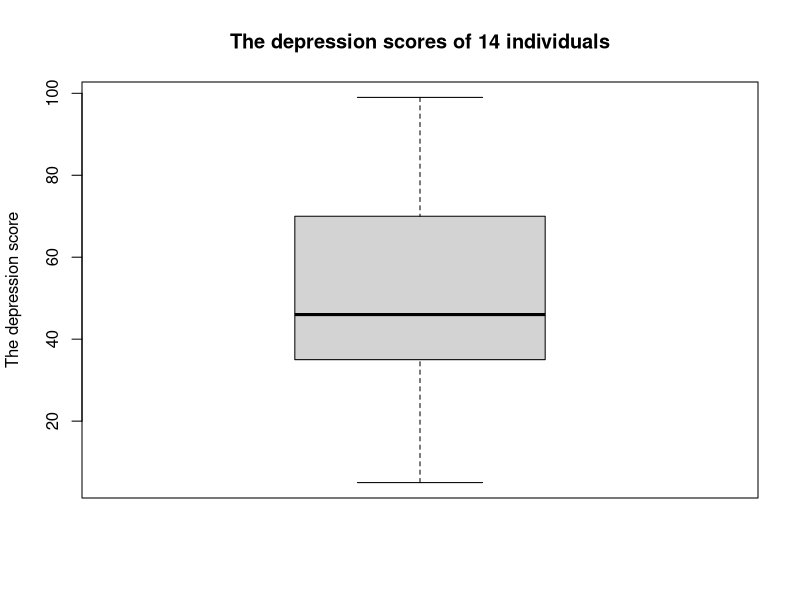

Reproduce this figure in R.
## ---- chunk 1
knitr::opts_chunk$set(echo = TRUE) 
## ---- chunk 2
# data input
depression_score <- c(45, 39, 25, 47, 49, 5, 70, 99, 74, 37, 99, 35, 8, 59)
# calculate descriptive summaries
mean_score <- mean(depression_score)
median_score <- median(depression_score)
range_score <- max(depression_score) - min(depression_score)
sd_score <- sd(depression_score)
## ---- chunk 3
# create a box plot 
p_box <- boxplot(depression_score, main = "The depression scores of 14 individuals", ylab = "The depression score")
